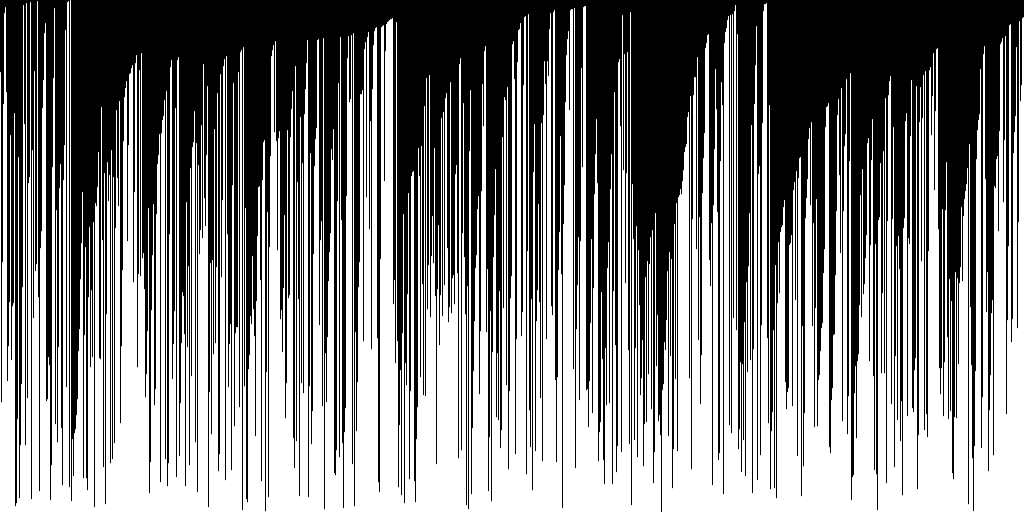
Frame 1 (no input)
Frame 60 (the mouse pressed at the canvas centre just before this capture): identical to frame 1, image omitted
Frame 120 (the mouse held since frame 60 and released just before this capture): identical to frame 1, image omitted

The Processing sketch that drew this single still picture (run headless with seeded random() and noise(); from frame 60 on, the mouse is pressed at the canvas centre):

// Processing sketch: sorting
// ── sorting.pde
float[] values = new float[1024]; 
sortType sorter = new bubble();

void setup() {
  size(1024, 512);
  values = shuffle(values);
}

void draw() {
  background(0);
  stroke(255);
  for(int i = 0; i < 1024; i++) {
    line(i,height-values[i]/2,i,height);
  }
}

float[] shuffle(float[] f) {
  for(int i = 0; i < 1024; i++) {
    values[i] = -1;
  }
  for(int i = 0; i < 1024; i++) {
    int j = (int)random(0, 1023);
    while(f[j] >= 0) {
      j=(j+1)%1024;
    }
    println("found free spot " + j + " for value " + i);
    f[j] = i;
  }
  return f;
}

abstract class sortType {}

// ── bubble.pde
class bubble extends sortType {
  int base;
  bubble() {
    
  }
  
  float[] sort(float[] f) {
    return f;
  }
}

// ── radix.pde
class radix extends sortType {
  int base;
  radix(int b) {
    base = b;
  }
  
  float[] sort(float[] f) {
    return f;
  }
}
